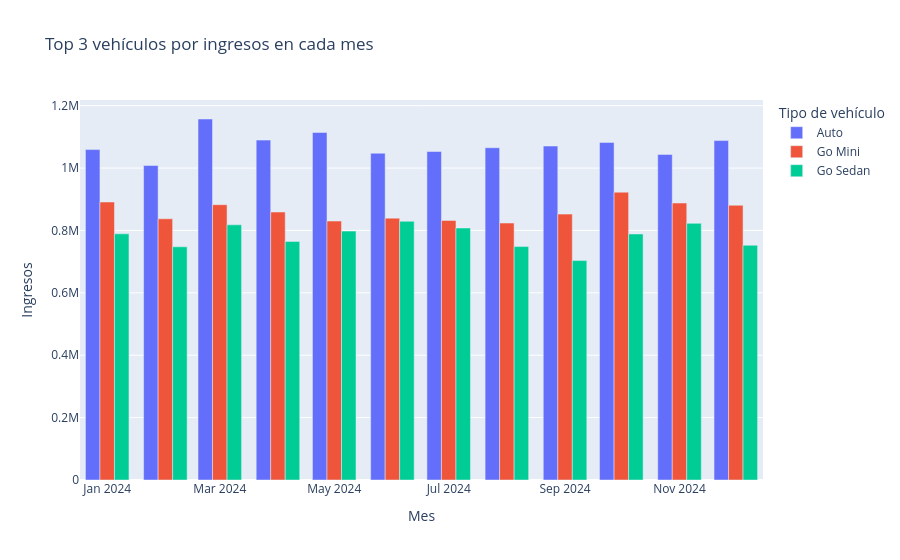

Source (notebook cell):
### Code cell
fig_ranking = px.bar(
    ranking_mensual_vehiculos,
    x="mes",
    y="total_revenue",
    color="vehicle_type",
    barmode="group",
    title="Top 3 vehículos por ingresos en cada mes"
)

fig_ranking.update_layout(
    xaxis_title="Mes",
    yaxis_title="Ingresos",
    legend_title="Tipo de vehículo"
)

fig_ranking.show()

### Figure 1 — Plotly figure (JSON) as saved in the notebook; plotly's stock layout.template omitted (floating-point values rounded to 4 significant figures)
{"data": [{"alignmentgroup": "True", "hovertemplate": "vehicle_type=Auto<br>mes=%{x}<br>total_revenue=%{y}<extra></extra>", "legendgroup": "Auto", "marker": {"color": "#636efa", "pattern": {"shape": ""}}, "name": "Auto", "offsetgroup": "Auto", "orientation": "v", "showlegend": true, "textposition": "auto", "type": "bar", "x": ["2024-01-01", "2024-02-01", "2024-03-01", "2024-04-01", "2024-05-01", "2024-06-01", "2024-07-01", "2024-08-01", "2024-09-01", "2024-10-01", "2024-11-01", "2024-12-01"], "xaxis": "x", "y": [1059174, 1008107, 1157233, 1089526, 1114126, 1047547, 1053010, 1065155, 1070561, 1082162, 1043693, 1088128], "yaxis": "y"}, {"alignmentgroup": "True", "hovertemplate": "vehicle_type=Go Mini<br>mes=%{x}<br>total_revenue=%{y}<extra></extra>", "legendgroup": "Go Mini", "marker": {"color": "#EF553B", "pattern": {"shape": ""}}, "name": "Go Mini", "offsetgroup": "Go Mini", "orientation": "v", "showlegend": true, "textposition": "auto", "type": "bar", "x": ["2024-01-01", "2024-02-01", "2024-03-01", "2024-04-01", "2024-05-01", "2024-06-01", "2024-07-01", "2024-08-01", "2024-09-01", "2024-10-01", "2024-11-01", "2024-12-01"], "xaxis": "x", "y": [891180, 837301, 882507, 859005, 830104, 839418, 831950, 823639, 852310, 922650, 887757, 880675], "yaxis": "y"}, {"alignmentgroup": "True", "hovertemplate": "vehicle_type=Go Sedan<br>mes=%{x}<br>total_revenue=%{y}<extra></extra>", "legendgroup": "Go Sedan", "marker": {"color": "#00cc96", "pattern": {"shape": ""}}, "name": "Go Sedan", "offsetgroup": "Go Sedan", "orientation": "v", "showlegend": true, "textposition": "auto", "type": "bar", "x": ["2024-01-01", "2024-02-01", "2024-03-01", "2024-04-01", "2024-05-01", "2024-06-01", "2024-07-01", "2024-08-01", "2024-09-01", "2024-10-01", "2024-11-01", "2024-12-01"], "xaxis": "x", "y": [789039, 747544, 818031, 764755, 797838, 829298, 807746, 748277, 703379, 788626, 822727, 752459], "yaxis": "y"}], "layout": {"barmode": "group", "legend": {"title": {"text": "Tipo de vehículo"}, "tracegroupgap": 0}, "title": {"text": "Top 3 vehículos por ingresos en cada mes"}, "xaxis": {"anchor": "y", "domain": [0, 1], "title": {"text": "Mes"}}, "yaxis": {"anchor": "x", "domain": [0, 1], "title": {"text": "Ingresos"}}}}
